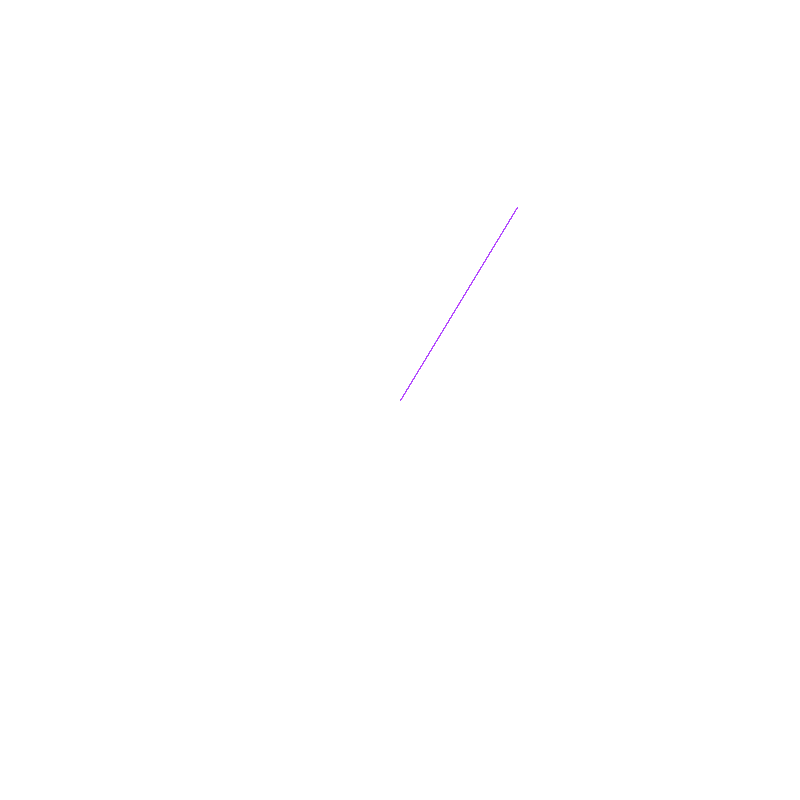
Frame 1 (no input)
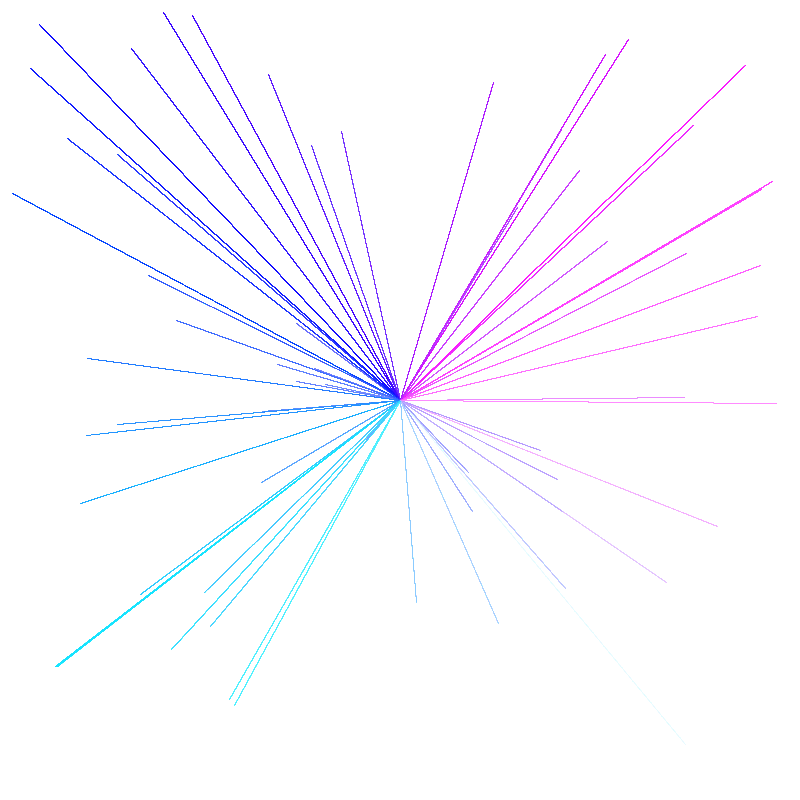
Frame 60 (the mouse pressed at the canvas centre just before this capture)
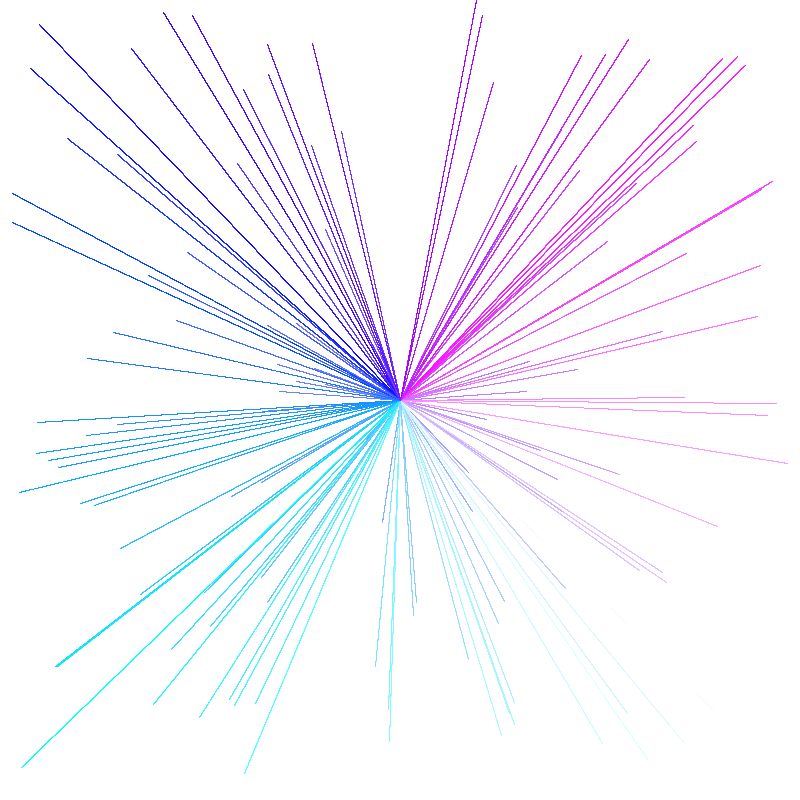
Frame 120 (the mouse held since frame 60 and released just before this capture)

The Processing sketch that drew these frames (run headless with seeded random() and noise(); from frame 60 on, the mouse is pressed at the canvas centre):

// Processing sketch: processing_112777
// ── processing_112777.pde

void setup() {
  size(800, 800);
  background(255);
}
void draw() {
  float a= random(800);
  float b= random(800);
  float t= 0.05;

  for (int p=0;p<400;p++) {
    stroke(a/3, b/3, 255);
    strokeWeight(t);
    line( width/2, height/2, a, b);
  }
}
